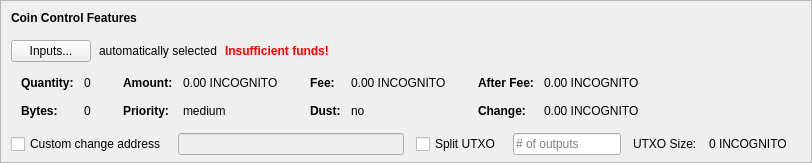
    <widget class="QFrame" name="frameCoinControl">
     <property name="sizePolicy">
      <sizepolicy hsizetype="Expanding" vsizetype="Expanding">
       <horstretch>0</horstretch>
       <verstretch>0</verstretch>
      </sizepolicy>
     </property>
     <property name="maximumSize">
      <size>
       <width>16777215</width>
       <height>16777215</height>
      </size>
     </property>
     <property name="frameShape">
      <enum>QFrame::StyledPanel</enum>
     </property>
     <property name="frameShadow">
      <enum>QFrame::Sunken</enum>
     </property>
     <layout class="QVBoxLayout" name="verticalLayoutCoinControl2">
      <property name="spacing">
       <number>0</number>
      </property>
      <property name="leftMargin">
       <number>0</number>
      </property>
      <property name="topMargin">
       <number>0</number>
      </property>
      <property name="rightMargin">
       <number>0</number>
      </property>
      <property name="bottomMargin">
       <number>6</number>
      </property>
      <item>
       <layout class="QVBoxLayout" name="verticalLayoutCoinControl" stretch="0,0,0,0,1">
        <property name="spacing">
         <number>0</number>
        </property>
        <property name="leftMargin">
         <number>10</number>
        </property>
        <property name="topMargin">
         <number>10</number>
        </property>
        <item>
         <layout class="QHBoxLayout" name="horizontalLayoutCoinControl1">
          <property name="bottomMargin">
           <number>15</number>
          </property>
          <item>
           <widget class="QLabel" name="labelCoinControlFeatures">
            <property name="sizePolicy">
             <sizepolicy hsizetype="Preferred" vsizetype="Maximum">
              <horstretch>0</horstretch>
              <verstretch>0</verstretch>
             </sizepolicy>
            </property>
            <property name="font">
             <font>
              <weight>75</weight>
              <bold>true</bold>
             </font>
            </property>
            <property name="styleSheet">
             <string notr="true">font-weight:bold;</string>
            </property>
            <property name="text">
             <string>Coin Control Features</string>
            </property>
           </widget>
          </item>
         </layout>
        </item>
        <item>
         <layout class="QHBoxLayout" name="horizontalLayoutCoinControl2" stretch="0,0,0,0">
          <property name="spacing">
           <number>8</number>
          </property>
          <property name="bottomMargin">
           <number>10</number>
          </property>
          <item>
           <widget class="QPushButton" name="pushButtonCoinControl">
            <property name="styleSheet">
             <string notr="true"/>
            </property>
            <property name="text">
             <string>Inputs...</string>
            </property>
            <property name="autoDefault">
             <bool>false</bool>
            </property>
           </widget>
          </item>
          <item>
           <widget class="QLabel" name="labelCoinControlAutomaticallySelected">
            <property name="text">
             <string>automatically selected</string>
            </property>
            <property name="margin">
             <number>5</number>
            </property>
           </widget>
          </item>
          <item>
           <widget class="QLabel" name="labelCoinControlInsuffFunds">
            <property name="font">
             <font>
              <weight>75</weight>
              <bold>true</bold>
             </font>
            </property>
            <property name="styleSheet">
             <string notr="true">color:red;font-weight:bold;</string>
            </property>
            <property name="text">
             <string>Insufficient funds!</string>
            </property>
            <property name="margin">
             <number>5</number>
            </property>
           </widget>
          </item>
          <item>
           <spacer name="horizontalSpacerCoinControl">
            <property name="orientation">
             <enum>Qt::Horizontal</enum>
            </property>
            <property name="sizeHint" stdset="0">
             <size>
              <width>40</width>
              <height>1</height>
             </size>
            </property>
           </spacer>
          </item>
         </layout>
        </item>
        <item>
         <widget class="QWidget" name="widgetCoinControl" native="true">
          <property name="sizePolicy">
           <sizepolicy hsizetype="Preferred" vsizetype="Preferred">
            <horstretch>0</horstretch>
            <verstretch>0</verstretch>
           </sizepolicy>
          </property>
          <property name="minimumSize">
           <size>
            <width>0</width>
            <height>0</height>
           </size>
          </property>
          <property name="styleSheet">
           <string notr="true"/>
          </property>
          <layout class="QHBoxLayout" name="horizontalLayoutCoinControl5">
           <property name="leftMargin">
            <number>0</number>
           </property>
           <property name="topMargin">
            <number>0</number>
           </property>
           <property name="rightMargin">
            <number>0</number>
           </property>
           <property name="bottomMargin">
            <number>0</number>
           </property>
           <item>
            <layout class="QHBoxLayout" name="horizontalLayoutCoinControl3" stretch="0,0,0,1">
             <property name="spacing">
              <number>20</number>
             </property>
             <property name="topMargin">
              <number>0</number>
             </property>
             <property name="bottomMargin">
              <number>10</number>
             </property>
             <item>
              <layout class="QFormLayout" name="formLayoutCoinControl1">
               <property name="horizontalSpacing">
                <number>10</number>
               </property>
               <property name="verticalSpacing">
                <number>14</number>
               </property>
               <property name="leftMargin">
                <number>10</number>
               </property>
               <property name="topMargin">
                <number>4</number>
               </property>
               <property name="rightMargin">
                <number>6</number>
               </property>
               <item row="0" column="0">
                <widget class="QLabel" name="labelCoinControlQuantityText">
                 <property name="font">
                  <font>
                   <weight>75</weight>
                   <bold>true</bold>
                  </font>
                 </property>
                 <property name="text">
                  <string>Quantity:</string>
                 </property>
                 <property name="margin">
                  <number>0</number>
                 </property>
                </widget>
               </item>
               <item row="0" column="1">
                <widget class="QLabel" name="labelCoinControlQuantity">
                 <property name="cursor">
                  <cursorShape>IBeamCursor</cursorShape>
                 </property>
                 <property name="contextMenuPolicy">
                  <enum>Qt::ActionsContextMenu</enum>
                 </property>
                 <property name="text">
                  <string notr="true">0</string>
                 </property>
                 <property name="margin">
                  <number>0</number>
                 </property>
                 <property name="textInteractionFlags">
                  <set>Qt::LinksAccessibleByMouse|Qt::TextSelectableByKeyboard|Qt::TextSelectableByMouse</set>
                 </property>
                </widget>
               </item>
               <item row="1" column="0">
                <widget class="QLabel" name="labelCoinControlBytesText">
                 <property name="font">
                  <font>
                   <weight>75</weight>
                   <bold>true</bold>
                  </font>
                 </property>
                 <property name="text">
                  <string>Bytes:</string>
                 </property>
                </widget>
               </item>
               <item row="1" column="1">
                <widget class="QLabel" name="labelCoinControlBytes">
                 <property name="cursor">
                  <cursorShape>IBeamCursor</cursorShape>
                 </property>
                 <property name="contextMenuPolicy">
                  <enum>Qt::ActionsContextMenu</enum>
                 </property>
                 <property name="text">
                  <string notr="true">0</string>
                 </property>
                 <property name="textInteractionFlags">
                  <set>Qt::LinksAccessibleByMouse|Qt::TextSelectableByKeyboard|Qt::TextSelectableByMouse</set>
                 </property>
                </widget>
               </item>
              </layout>
             </item>
             <item>
              <layout class="QFormLayout" name="formLayoutCoinControl2">
               <property name="horizontalSpacing">
                <number>10</number>
               </property>
               <property name="verticalSpacing">
                <number>14</number>
               </property>
               <property name="leftMargin">
                <number>6</number>
               </property>
               <property name="topMargin">
                <number>4</number>
               </property>
               <property name="rightMargin">
                <number>6</number>
               </property>
               <item row="0" column="0">
                <widget class="QLabel" name="labelCoinControlAmountText">
                 <property name="font">
                  <font>
                   <weight>75</weight>
                   <bold>true</bold>
                  </font>
                 </property>
                 <property name="text">
                  <string>Amount:</string>
                 </property>
                 <property name="margin">
                  <number>0</number>
                 </property>
                </widget>
               </item>
               <item row="0" column="1">
                <widget class="QLabel" name="labelCoinControlAmount">
                 <property name="cursor">
                  <cursorShape>IBeamCursor</cursorShape>
                 </property>
                 <property name="contextMenuPolicy">
                  <enum>Qt::ActionsContextMenu</enum>
                 </property>
                 <property name="text">
                  <string notr="true">0.00 INCOGNITO</string>
                 </property>
                 <property name="textInteractionFlags">
                  <set>Qt::LinksAccessibleByMouse|Qt::TextSelectableByKeyboard|Qt::TextSelectableByMouse</set>
                 </property>
                </widget>
               </item>
               <item row="1" column="0">
                <widget class="QLabel" name="labelCoinControlPriorityText">
                 <property name="font">
                  <font>
                   <weight>75</weight>
                   <bold>true</bold>
                  </font>
                 </property>
                 <property name="text">
                  <string>Priority:</string>
                 </property>
                </widget>
               </item>
               <item row="1" column="1">
                <widget class="QLabel" name="labelCoinControlPriority">
                 <property name="cursor">
                  <cursorShape>IBeamCursor</cursorShape>
                 </property>
                 <property name="contextMenuPolicy">
                  <enum>Qt::ActionsContextMenu</enum>
                 </property>
                 <property name="text">
                  <string>medium</string>
                 </property>
                 <property name="textInteractionFlags">
                  <set>Qt::LinksAccessibleByMouse|Qt::TextSelectableByKeyboard|Qt::TextSelectableByMouse</set>
                 </property>
                </widget>
               </item>
              </layout>
             </item>
             <item>
              <layout class="QFormLayout" name="formLayoutCoinControl3">
               <property name="horizontalSpacing">
                <number>10</number>
               </property>
               <property name="verticalSpacing">
                <number>14</number>
               </property>
               <property name="leftMargin">
                <number>6</number>
               </property>
               <property name="topMargin">
                <number>4</number>
               </property>
               <property name="rightMargin">
                <number>6</number>
               </property>
               <item row="0" column="0">
                <widget class="QLabel" name="labelCoinControlFeeText">
                 <property name="font">
                  <font>
                   <weight>75</weight>
                   <bold>true</bold>
                  </font>
                 </property>
                 <property name="text">
                  <string>Fee:</string>
                 </property>
                 <property name="margin">
                  <number>0</number>
                 </property>
                </widget>
               </item>
               <item row="0" column="1">
                <widget class="QLabel" name="labelCoinControlFee">
                 <property name="cursor">
                  <cursorShape>IBeamCursor</cursorShape>
                 </property>
                 <property name="contextMenuPolicy">
                  <enum>Qt::ActionsContextMenu</enum>
                 </property>
                 <property name="text">
                  <string notr="true">0.00 INCOGNITO</string>
                 </property>
                 <property name="textInteractionFlags">
                  <set>Qt::LinksAccessibleByMouse|Qt::TextSelectableByKeyboard|Qt::TextSelectableByMouse</set>
                 </property>
                </widget>
               </item>
               <item row="1" column="0">
                <widget class="QLabel" name="labelCoinControlLowOutputText">
                 <property name="font">
                  <font>
                   <weight>75</weight>
                   <bold>true</bold>
                  </font>
                 </property>
                 <property name="text">
                  <string>Dust:</string>
                 </property>
                </widget>
               </item>
               <item row="1" column="1">
                <widget class="QLabel" name="labelCoinControlLowOutput">
                 <property name="cursor">
                  <cursorShape>IBeamCursor</cursorShape>
                 </property>
                 <property name="contextMenuPolicy">
                  <enum>Qt::ActionsContextMenu</enum>
                 </property>
                 <property name="text">
                  <string>no</string>
                 </property>
                 <property name="textInteractionFlags">
                  <set>Qt::LinksAccessibleByMouse|Qt::TextSelectableByKeyboard|Qt::TextSelectableByMouse</set>
                 </property>
                </widget>
               </item>
              </layout>
             </item>
             <item>
              <layout class="QFormLayout" name="formLayoutCoinControl4">
               <property name="horizontalSpacing">
                <number>10</number>
               </property>
               <property name="verticalSpacing">
                <number>14</number>
               </property>
               <property name="leftMargin">
                <number>6</number>
               </property>
               <property name="topMargin">
                <number>4</number>
               </property>
               <property name="rightMargin">
                <number>6</number>
               </property>
               <item row="0" column="0">
                <widget class="QLabel" name="labelCoinControlAfterFeeText">
                 <property name="font">
                  <font>
                   <weight>75</weight>
                   <bold>true</bold>
                  </font>
                 </property>
                 <property name="text">
                  <string>After Fee:</string>
                 </property>
                 <property name="margin">
                  <number>0</number>
                 </property>
                </widget>
               </item>
               <item row="0" column="1">
                <widget class="QLabel" name="labelCoinControlAfterFee">
                 <property name="cursor">
                  <cursorShape>IBeamCursor</cursorShape>
                 </property>
                 <property name="contextMenuPolicy">
                  <enum>Qt::ActionsContextMenu</enum>
                 </property>
                 <property name="text">
                  <string notr="true">0.00 INCOGNITO</string>
                 </property>
                 <property name="textInteractionFlags">
                  <set>Qt::LinksAccessibleByMouse|Qt::TextSelectableByKeyboard|Qt::TextSelectableByMouse</set>
                 </property>
                </widget>
               </item>
               <item row="1" column="0">
                <widget class="QLabel" name="labelCoinControlChangeText">
                 <property name="font">
                  <font>
                   <weight>75</weight>
                   <bold>true</bold>
                  </font>
                 </property>
                 <property name="text">
                  <string>Change:</string>
                 </property>
                </widget>
               </item>
               <item row="1" column="1">
                <widget class="QLabel" name="labelCoinControlChange">
                 <property name="cursor">
                  <cursorShape>IBeamCursor</cursorShape>
                 </property>
                 <property name="contextMenuPolicy">
                  <enum>Qt::ActionsContextMenu</enum>
                 </property>
                 <property name="text">
                  <string notr="true">0.00 INCOGNITO</string>
                 </property>
                 <property name="textInteractionFlags">
                  <set>Qt::LinksAccessibleByMouse|Qt::TextSelectableByKeyboard|Qt::TextSelectableByMouse</set>
                 </property>
                </widget>
               </item>
              </layout>
             </item>
            </layout>
           </item>
          </layout>
         </widget>
        </item>
        <item>
         <layout class="QHBoxLayout" name="horizontalLayoutCoinControl4" stretch="0,0,0,0,0,0,0">
          <property name="spacing">
           <number>12</number>
          </property>
          <property name="sizeConstraint">
           <enum>QLayout::SetDefaultConstraint</enum>
          </property>
          <property name="topMargin">
           <number>5</number>
          </property>
          <property name="rightMargin">
           <number>5</number>
          </property>
          <item>
           <widget class="QCheckBox" name="checkBoxCoinControlChange">
            <property name="toolTip">
             <string>If this is activated, but the change address is empty or invalid, change will be sent to a newly generated address.</string>
            </property>
            <property name="text">
             <string>Custom change address</string>
            </property>
           </widget>
          </item>
          <item>
           <widget class="QValidatedLineEdit" name="lineEditCoinControlChange">
            <property name="enabled">
             <bool>false</bool>
            </property>
            <property name="sizePolicy">
             <sizepolicy hsizetype="Expanding" vsizetype="Fixed">
              <horstretch>0</horstretch>
              <verstretch>0</verstretch>
             </sizepolicy>
            </property>
           </widget>
          </item>
          <item>
           <widget class="QCheckBox" name="splitBlockCheckBox">
            <property name="text">
             <string>Split UTXO</string>
            </property>
           </widget>
          </item>
          <item>
           <widget class="QLineEdit" name="splitBlockLineEdit">
            <property name="sizePolicy">
             <sizepolicy hsizetype="Fixed" vsizetype="Fixed">
              <horstretch>50</horstretch>
              <verstretch>0</verstretch>
             </sizepolicy>
            </property>
            <property name="placeholderText">
             <string># of outputs</string>
            </property>
           </widget>
          </item>
          <item>
           <widget class="QLabel" name="labelBlockSizeText">
            <property name="text">
             <string>UTXO Size:</string>
            </property>
           </widget>
          </item>
          <item>
           <widget class="QLabel" name="labelBlockSize">
            <property name="text">
             <string>0 INCOGNITO</string>
            </property>
           </widget>
          </item>
          <item>
           <widget class="QLabel" name="labelCoinControlChangeLabel">
            <property name="sizePolicy">
             <sizepolicy hsizetype="Preferred" vsizetype="Expanding">
              <horstretch>0</horstretch>
              <verstretch>0</verstretch>
             </sizepolicy>
            </property>
            <property name="minimumSize">
             <size>
              <width>0</width>
              <height>0</height>
             </size>
            </property>
            <property name="text">
             <string/>
            </property>
            <property name="margin">
             <number>3</number>
            </property>
           </widget>
          </item>
         </layout>
        </item>
        <item>
         <spacer name="verticalSpacerCoinControl">
          <property name="orientation">
           <enum>Qt::Vertical</enum>
          </property>
          <property name="sizeHint" stdset="0">
           <size>
            <width>800</width>
            <height>1</height>
           </size>
          </property>
         </spacer>
        </item>
       </layout>
      </item>
     </layout>
    </widget>
